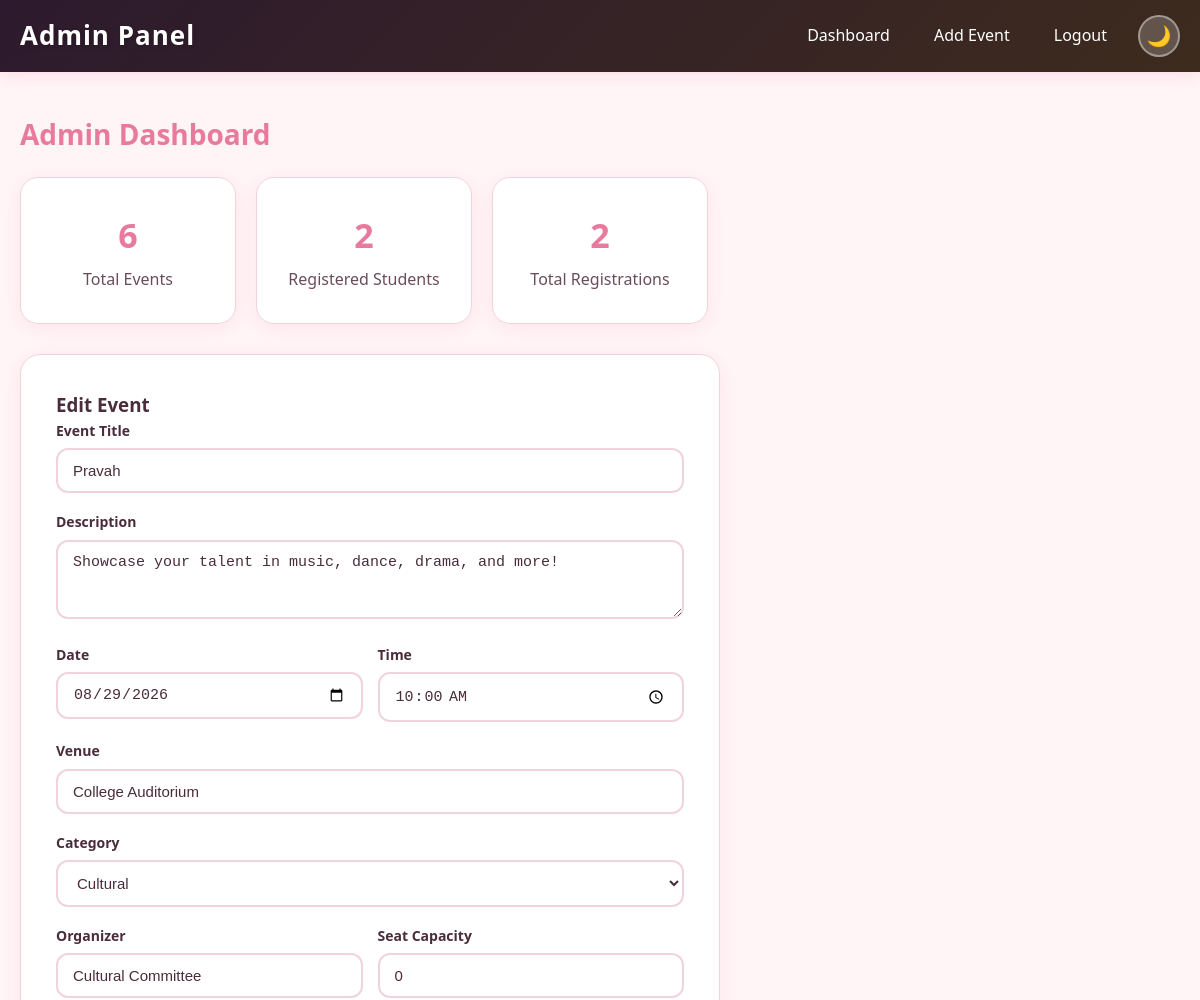
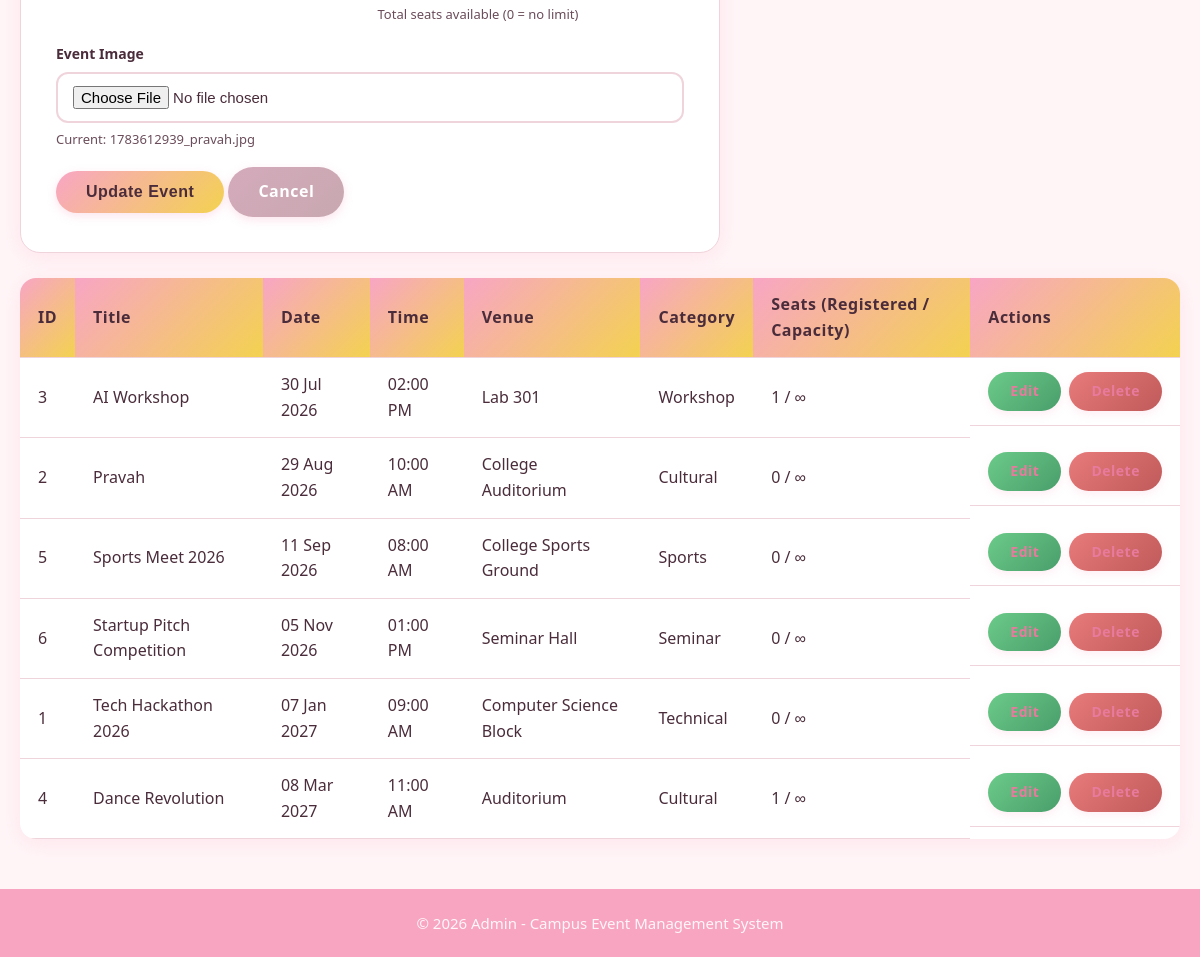
/admin/index.php?edit=2 (signed in), run on the app's committed database (2 pictures, top to bottom).
### tables this page shows
CREATE TABLE `events` (
  `id` int(11) NOT NULL,
  `title` varchar(200) NOT NULL,
  `description` text DEFAULT NULL,
  `event_date` date NOT NULL,
  `event_time` time DEFAULT NULL,
  `venue` varchar(200) DEFAULT NULL,
  `category` varchar(100) DEFAULT NULL,
  `organizer` varchar(100) DEFAULT NULL,
  `image` varchar(255) DEFAULT NULL,
  `created_at` timestamp NOT NULL DEFAULT current_timestamp()
);

### admin/index.php (the view, shortened to what this page needs)
<?php
include '../includes/config.php';
if (!isset($_SESSION['admin_id'])): ?>
<?php exit(); endif;
$events_result = mysqli_query($conn, "SELECT e.*, COUNT(r.id) AS registered_count FROM events e LEFT JOIN registrations r ON r.event_id = e.id GROUP BY e.id ORDER BY e.event_date ASC");
$total_events = mysqli_num_rows($events_result);
$total_users = mysqli_fetch_assoc(mysqli_query($conn, "SELECT COUNT(*) as c FROM users"))['c'];
$total_regs = mysqli_fetch_assoc(mysqli_query($conn, "SELECT COUNT(*) as c FROM registrations"))['c'];
$edit_event = null;
if (isset($_GET['edit'])) {
    $edit_id = mysqli_real_escape_string($conn, $_GET['edit']);
    $edit_event = mysqli_fetch_assoc(mysqli_query($conn, "SELECT * FROM events WHERE id='$edit_id'"));
}
$table_rows = "";
while ($ev = mysqli_fetch_assoc($events_result)) {
    $cap = isset($ev['capacity']) ? (int) $ev['capacity'] : 0;
    $seats_cell = ($cap > 0) ? (int) $ev['registered_count'] . ' / ' . $cap : (int) $ev['registered_count'] . ' / &infin;';
    $table_rows .= '<tr><td>' . $ev['id'] . '</td><td>' . $ev['title'] . '</td><td>' . date("d M Y",strtotime($ev['event_date'])) . '</td><td>' . date("h:i A",strtotime($ev['event_time'])) . '</td><td>' . $ev['venue'] . '</td><td>' . $ev['category'] . '</td><td>' . $seats_cell . '</td><td class="actions"><a href="index.php?edit=' . $ev['id'] . '" class="btn btn-small btn-edit">Edit</a> <a href="index.php?delete=' . $ev['id'] . '" class="btn btn-small btn-delete" onclick="return confirm(\'Are you sure?\')">Delete</a></td></tr>';
}
$categories = array('Technical','Cultural','Sports','Workshop','Seminar','Other');
function categoryOptions($categories, $selected = "") {
    $html = '<option value="">Select Category</option>';
    foreach ($categories as $cat) {
        $sel = ($cat == $selected) ? ' selected' : '';
        $html .= '<option value="' . $cat . '"' . $sel . '>' . $cat . '</option>';
    }
    return $html;
}
?>
<!DOCTYPE html>
<html lang="en">
<head>
    <link rel="stylesheet" href="../assets/css/style.css">
</head>
<body>
<nav class="navbar admin-nav">
    <div class="nav-container">
        <a href="index.php" class="nav-logo">Admin Panel</a>
        <ul class="nav-menu">
            <li><a href="index.php">Dashboard</a></li>
            <li><a href="index.php?add=1">Add Event</a></li>
            <li><a href="../index.php?logout=1">Logout</a></li>
            <li><button class="theme-toggle" onclick="toggleTheme()" id="theme-btn" title="Toggle">🌙</button></li>
        </ul>
    </div>
</nav>
<div class="container">
<div class="admin-dashboard">
    <h2>Admin Dashboard</h2>
    <div class="stats">
        <div class="stat-card"><h3><?= $total_events ?></h3><p>Total Events</p></div>
        <div class="stat-card"><h3><?= $total_users ?></h3><p>Registered Students</p></div>
        <div class="stat-card"><h3><?= $total_regs ?></h3><p>Total Registrations</p></div>
    </div>
    <?php if ($edit_event): ?>
    <div class="admin-form" style="margin-bottom:25px;">
        <h3>Edit Event</h3>
        <form method="POST" enctype="multipart/form-data">
            <div class="form-group"><label>Event Title</label><input type="text" name="title" value="<?= $edit_event['title'] ?>" required></div>
            <div class="form-group"><label>Description</label><textarea name="description" rows="3"><?= $edit_event['description'] ?></textarea></div>
            <div class="form-row"><div class="form-group"><label>Date</label><input type="date" name="event_date" value="<?= $edit_event['event_date'] ?>" required></div><div class="form-group"><label>Time</label><input type="time" name="event_time" value="<?= $edit_event['event_time'] ?>"></div></div>
            <div class="form-group"><label>Venue</label><input type="text" name="venue" value="<?= $edit_event['venue'] ?>"></div>
            <div class="form-group"><label>Category</label><select name="category"><?= categoryOptions($categories, $edit_event['category']) ?></select></div>
            <div class="form-row"><div class="form-group"><label>Organizer</label><input type="text" name="organizer" value="<?= $edit_event['organizer'] ?>"></div><div class="form-group"><label>Seat Capacity</label><input type="number" name="capacity" min="0" max="100000" value="<?= isset($edit_event['capacity']) ? (int) $edit_event['capacity'] : 0 ?>"><p class="current-image">Total seats available (0 = no limit)</p></div></div>
            <div class="form-group"><label>Event Image</label><input type="file" name="image"><?php if ($edit_event['image']): ?><p class="current-image">Current: <?= $edit_event['image'] ?></p><?php endif; ?></div>
            <button type="submit" name="edit_event" class="btn btn-primary">Update Event</button>
            <a href="index.php" class="btn btn-secondary">Cancel</a>
        </form>
    </div>
    <?php endif; ?>
    <table class="table admin-table">
        <tr><th>ID</th><th>Title</th><th>Date</th><th>Time</th><th>Venue</th><th>Category</th><th>Seats (Registered / Capacity)</th><th>Actions</th></tr>
        <?= $table_rows ?>
    </table>
</div>
</div>
<footer class="footer"><p>&copy; 2026 Admin - Campus Event Management System</p></footer>
</body>
</html>

### data on the page
events: title "Pravah", description "Showcase your talent in music, dance, drama, and more!", event_date "08/29/2026", event_time "10:00:00", venue "College Auditorium", category "Cultural", organizer "Cultural Committee", image "1783612939_pravah.jpg", id "2", event_date "29 Aug 2026", event_time "10:00 AM", seats_cell "0 / ∞"
events: id "3", title "AI Workshop", event_date "30 Jul 2026", event_time "02:00 PM", venue "Lab 301", category "Workshop", seats_cell "1 / ∞"
events: id "5", title "Sports Meet 2026", event_date "11 Sep 2026", event_time "08:00 AM", venue "College Sports Ground", category "Sports", seats_cell "0 / ∞"
events: id "6", title "Startup Pitch Competition", event_date "05 Nov 2026", event_time "01:00 PM", venue "Seminar Hall", category "Seminar", seats_cell "0 / ∞"
events: id "1", title "Tech Hackathon 2026", event_date "07 Jan 2027", event_time "09:00 AM", venue "Computer Science Block", category "Technical", seats_cell "0 / ∞"
events: id "4", title "Dance Revolution", event_date "08 Mar 2027", event_time "11:00 AM", venue "Auditorium", category "Cultural", seats_cell "1 / ∞"

### other printed values
$total_events "6"
$total_users "2"
$total_regs "2"
